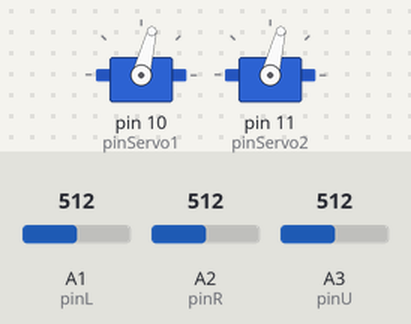
Recording of a sketch running on a simulated Arduino Uno, built with avr-gcc and run on an emulated ATmega328P. On the bench: 2 × servo. Inputs (shaded band) come from the test bench; at power-on: A1 (pinL) = 512, A2 (pinR) = 512, A3 (pinU) = 512. What the sketch prints to the serial monitor is not drawn.

Above: at 3.2 s.
3.3 s: A1 (pinL) set to 547
4.8 s: A1 (pinL) set to 574
At 6.0 s:
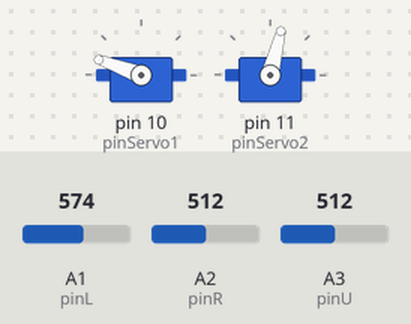
6.3 s: A2 (pinR) set to 538
7.8 s: A2 (pinR) set to 569
At 8.4 s:
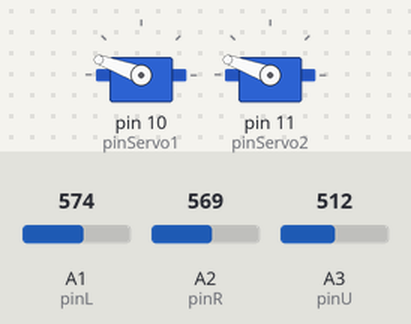
9.3 s: A3 (pinU) set to 608
10.8 s: A3 (pinU) set to 634
At 12.1 s:
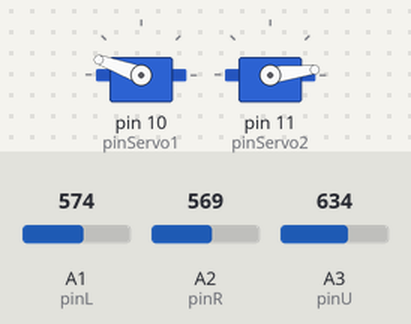
Timing chart, 0 to 13.3 s (numbered marks = the images above; inputs shaded):
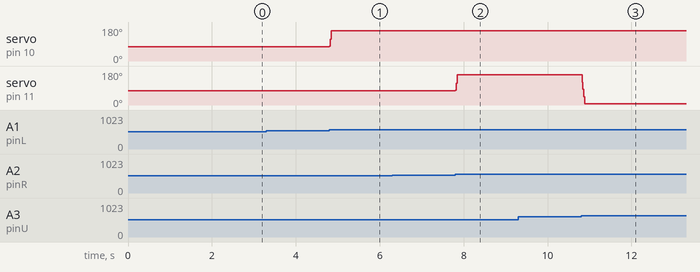

Measured:
- the behaviour switches between 563 and 564 on A1 (pinL) (found by bisection; images 0 and 1)
- the behaviour switches between 553 and 554 on A2 (pinR) (found by bisection; images 1 and 2)
- the behaviour switches between 622 and 623 on A3 (pinU) (found by bisection; images 2 and 3)
- after the input at 3.3 s, every drawn part: stays the same
- after the input at 4.8 s, servo on pin 10 (pinServo1): 76° → 160° at once
- after the input at 6.3 s, every drawn part: stays the same
- after the input at 7.8 s, servo on pin 11 (pinServo2): 76° → 160° at once
- after the input at 9.3 s, every drawn part: stays the same
- after the input at 10.8 s, servo on pin 11 (pinServo2): 160° → 7° at once

The sketch:

arduino_panneau_solaire_3.ino
```cpp
#include <servo.h>

//IO Pins
int pinL = 1;              //Left Sensor IO Pin
int pinR = 2;              //Right Sensor IO Pin
int pinServo1 = 10;        //Servo 1 PWM pin
int pinU = 3;              //up Sensor IO Pin
int pinServo2 = 11;        //Servo 2 PWM pin

int leftValue = 0;         //The left Sensor Value
int rightValue = 0;        //The right Sensor Value
int upValue = 0;           //The left Sensor Value
int error1 =0;              //The Deviation between the 2 sensors
int errorAVG1 = 0;          //Error Average - Rolling 2 Point
int error2 =0;              //The Deviation between the 2 sensors
int errorAVG2 = 0;          //Error Average - Rolling 2 Point


Servo hServo1;              //The servo object
Servo hServo2;
int Position = 45;         //Position to write out

int minPos = 7;            //Min Position
int maxPos = 160;          //Max Position


float output1 = (maxPos - minPos) /2;  //Initial output Position
float output2 = (maxPos - minPos) /2;  //Initial output Position

void setup()
{

Serial.begin(9600);  //9600
//pinMode(pinV, INPUT);
hServo1.attach(pinServo1);
hServo2.attach(pinServo2);

//Set Servo to Centre for Alignment Purpose
Serial.println("Moving Servo to start Position");
hServo1.write(output1);
hServo2.write(output2);
delay(2000);
Serial.println("Going Live................");
}
void loop()
{
  //Input Reading
   leftValue = analogRead(pinL);
   rightValue = analogRead(pinR);
   upValue = analogRead(pinU);
   error1 = leftValue - rightValue;
   error2 = -upValue + (leftValue+rightValue)/2;
   errorAVG1 = (errorAVG1 + error1) / 2;
   errorAVG2 = (errorAVG2 + error2) / 2;

 float newOutput1 = output1 + getTravel(errorAVG1);
 if (newOutput1 > maxPos)
 {
   newOutput1 = maxPos;
 }
 else
 {
   if (newOutput1 < minPos)
   {
     newOutput1 = minPos;
   }
 }
    hServo1.write(newOutput1);
    output1 = newOutput1;

 float newOutput2 = output2 + getTravel(errorAVG2);
 if (newOutput2 > maxPos)
 {
   newOutput2 = maxPos;
 }
 else
 {
   if (newOutput2 < minPos)
   {
     newOutput2 = minPos;
   }
 }
    hServo2.write(newOutput2);
    output2 = newOutput2;
}

int getTravel(float errorAVG)
{
  int deadband = 50;         //Range for which to do nothing with output 10 = -10 to +10
  // -1 = Left; +1 = Right

 if (errorAVG < (deadband * -1))
 {
   return -1;
 }
 else
 {
   if (errorAVG > deadband)
   {
     return 1;
   }
   else
   {
     return 0;
   }
 }
}
```
